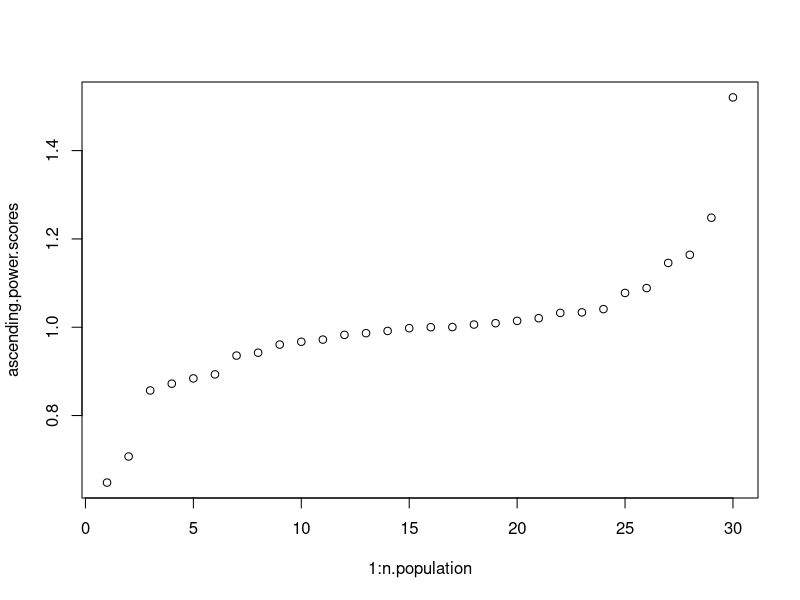
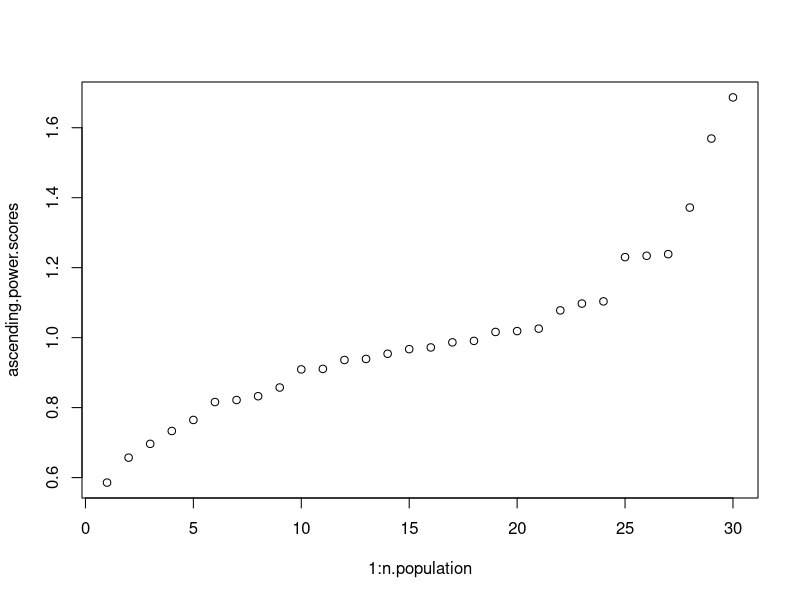
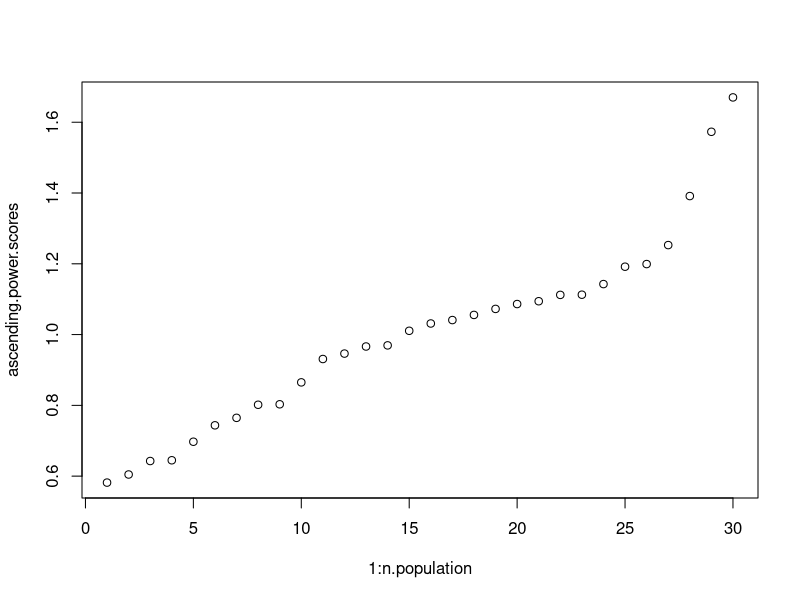
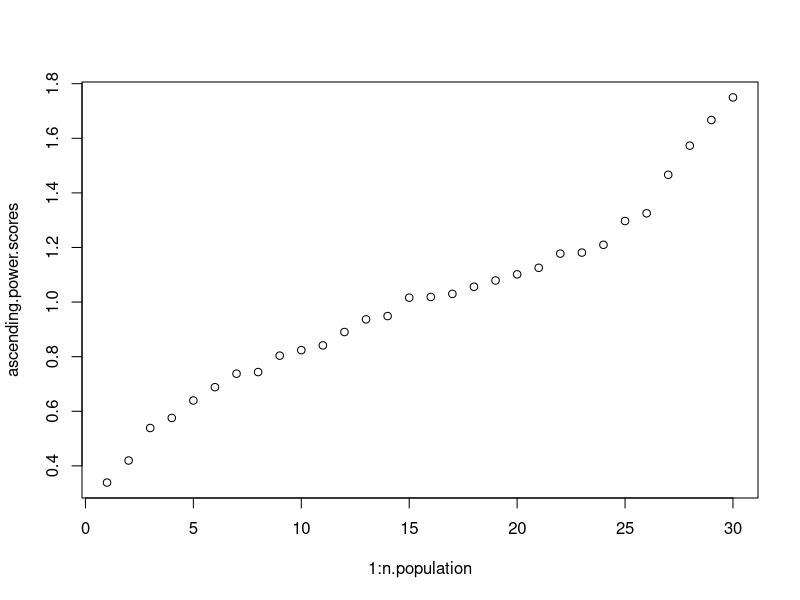
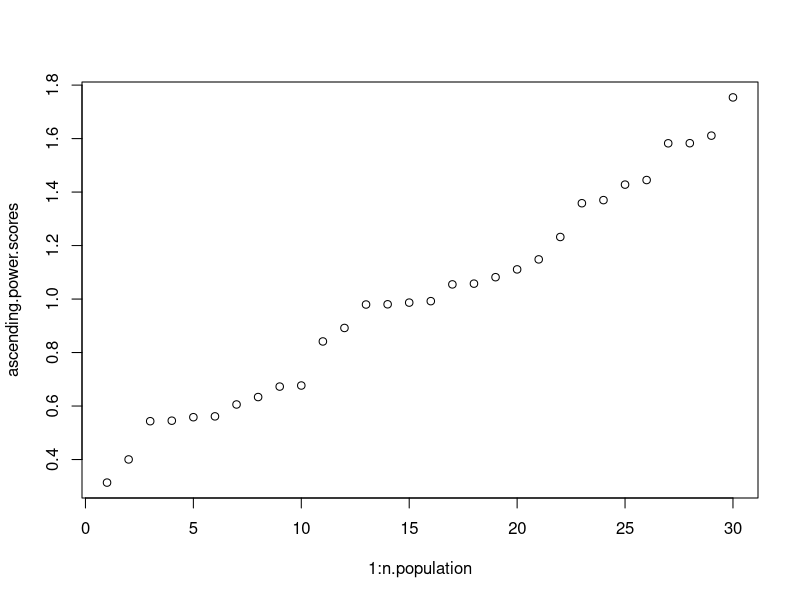
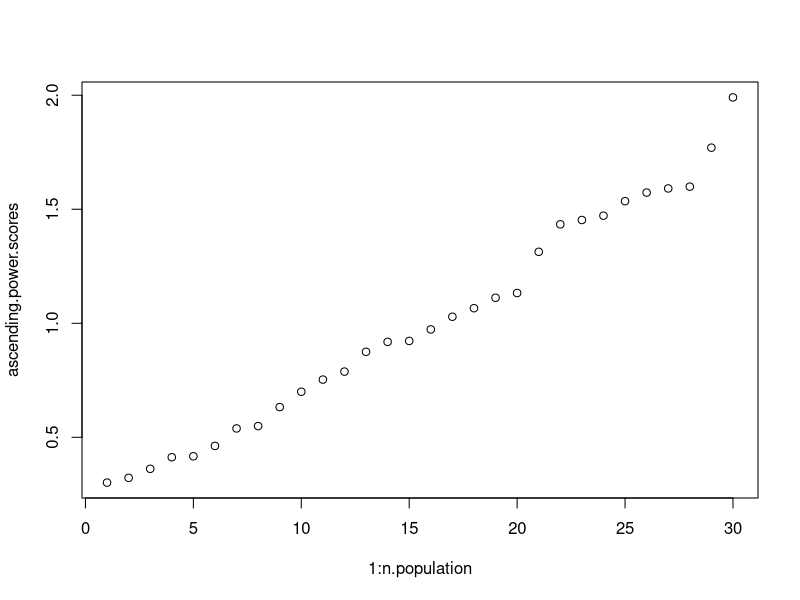
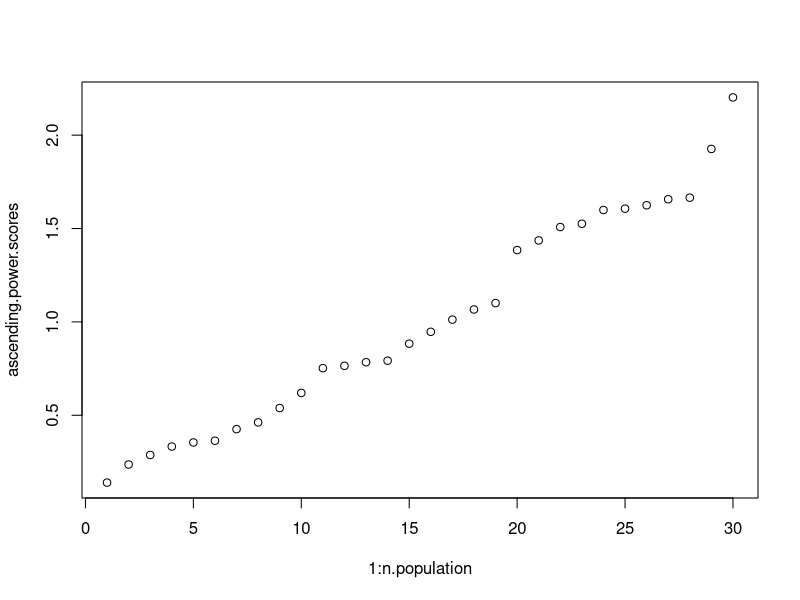
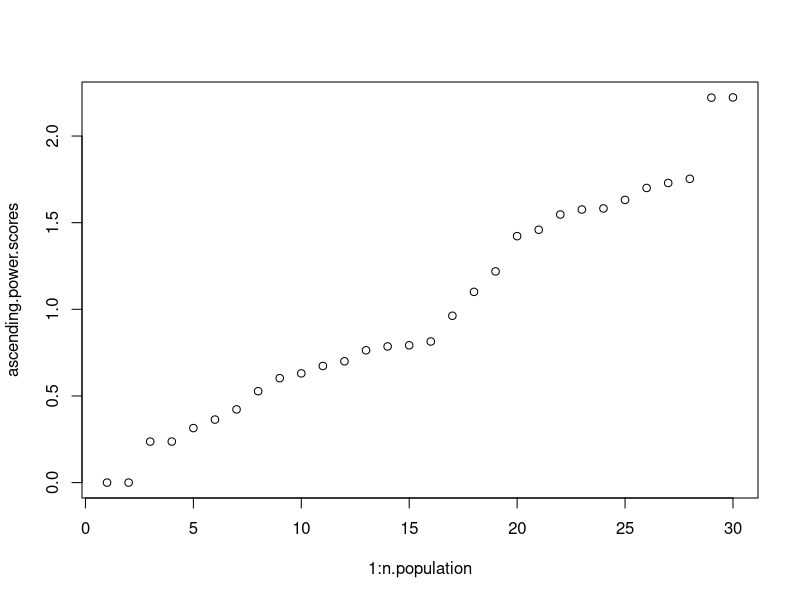

These figures' R source, in order:
# this is a simplified version of the radicalization model

library(dplyr)

n.population <- 30  #size of population

prob.success.of.take.sd <- 1 # the standard deviation of the normal curve centered at the difference between two peoples power levels

initial.chance.encounter <- 0.01
initial.take.sd <- 0.01
mutation.sd <- 0.01

selection.cutoff <- 2
mutation.cutoff <- 0.8

power.score.index <- (n.population * 2) + 1

# This function instantiates the origional matrix
initial.population.simple <- function(){
  
  power.vector <- c(rep(1, n.population))
  
  chance.encoutner.vector <- rep(initial.chance.encounter, n.population * n.population)
  
  initial.take.sd.vector <- rep(initial.take.sd, n.population * n.population)
  
  
  return(matrix(c(chance.encoutner.vector, initial.take.sd.vector, power.vector), byrow=F, nrow = n.population))
}

exchange.power.simple <- function(population){
  
  population.vector <- 1:n.population
  
  index.initiated <- c()
  index.initiator <- c()
  exchange.amount <- c()
  
  for(i in 1:n.population){
    
    for(j in population.vector[-i]){
      
      if(runif(1, 0, 1) < population[i,j]){
        
        power.take <- abs(rnorm(1, 0, population[i, (n.population + j)]))
        
        index.initiated <- append(index.initiated, j, after = length(index.initiated))
        index.initiator <- append(index.initiator, i, after = length(index.initiator))
        exchange.amount <- append(exchange.amount, power.take, after = length(exchange.amount))
      }
    }
  }
  return(data.frame(index.initiated, index.initiator, exchange.amount))
}

exchange.response.simple <- function(IED.simple){
  
  if(nrow(IED.simple) > 0){
    
    # response to people trying to take their power
    for(i in 1:length(IED.simple[,1])){
      
      # if a random number from a probablility distribution with mean = (power score of person taking power) - (power score of person being taken from)
      # and sd = prob.success.of.take.sd is greater than 0, (if the initiator is successful)
      if(rnorm(1,((population[IED.simple[i,2], power.score.index]) - (population[IED.simple[i,1], power.score.index])), prob.success.of.take.sd) > 0){
        
        # if the person is trying to take more than the person has, the person being taken from losses all of their power (down to zero)
        if(population[IED.simple[i,1], power.score.index] - IED.simple[i,3] < 0){
          
          population[IED.simple[i,1], power.score.index] <- 0
          population[IED.simple[i,2], power.score.index] <- population[IED.simple[i,2], power.score.index] + population[IED.simple[i,1], power.score.index]
          
        } else {
          
          population[IED.simple[i,1], power.score.index] <- population[IED.simple[i,1], power.score.index] - IED.simple[i,3]
          population[IED.simple[i,2], power.score.index] <- population[IED.simple[i,2], power.score.index] + IED.simple[i,3]
          
        }
        # if the initiator is not successful
      } else {
        
        # if the person tried to take more than they had, the person who failed the attempted take losses all their power
        if(population[IED.simple[i,2], power.score.index] - IED.simple[i,3] < 0){
          
          population[IED.simple[i,1], power.score.index] <- population[IED.simple[i,1], power.score.index] + population[IED.simple[i,2], power.score.index]
          population[IED.simple[i,2], power.score.index] <- 0
          
        } else {
          
          population[IED.simple[i,1], power.score.index] <- population[IED.simple[i,1], power.score.index] + IED.simple[i,3]
          population[IED.simple[i,2], power.score.index] <- population[IED.simple[i,2], power.score.index] - IED.simple[i,3]
          
        }
      }
    }
  }
  return(population)
}
  
genetic.algorithm.simple <- function(population){
  
  
  for(i in 1:n.population){
    # if person i is not above the selection cutoff, the person is regenerated with random perameters between 0 and 1. Their power score stays the same
    if(population[i, power.score.index] < selection.cutoff){
      population[i,] <- c(rep(runif(1, 0, .1), n.population * 2), population[i, power.score.index])
      
      # if person i is not above the mutation cutoff, then all of the persons perameters are mutated slightly
    } else if(population[i, power.score.index] < mutation.cutoff){
      
      for(j in 1:(n.population * 2)){
        population[i,j] <- population[i,j] + rnorm(1, 0, mutation.sd)
      }
    }
  }
  return(population)
}

run.n.gens.simple <- function(n){
  
  for(i in 1:n){
    intermediate.exchange.data.simple <- exchange.power.simple(population)
    population <- exchange.response.simple(intermediate.exchange.data.simple)
    population <- genetic.algorithm.simple(population)
  }
  
  return(population)
}

plot.power.by.rank <- function(population){
  
  power.scores <- population[,power.score.index]
  ascending.power.scores <- c()
  
  for(i in 1:n.population){
     
    ascending.power.scores <- append(ascending.power.scores, power.scores[which.min(power.scores)], after = length(ascending.power.scores))
    power.scores <- power.scores[-(which.min(power.scores))]
  }
  
  plot(1:n.population, ascending.power.scores)
}

plot.power.by.person <- function(population){
  
  plot(1:n.population, population[,power.score.index])
}



population <- initial.population.simple()

for(i in 1:50){
  population <- run.n.gens.simple(100)
  plot.power.by.rank(population)
}

